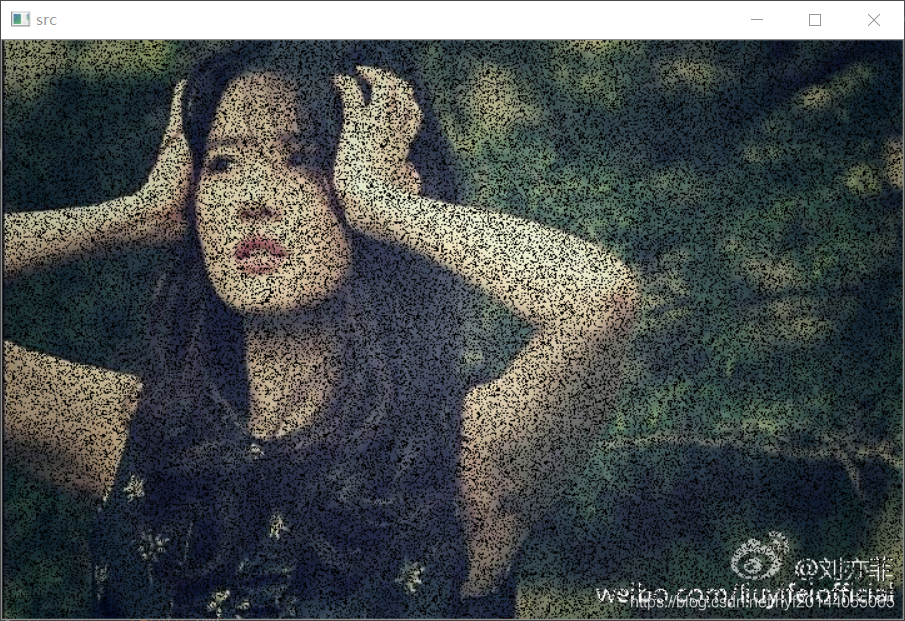
#> input picture CV/resource/img/girlSp.png, 905 x 621 px
$ python '07图像平滑.py'
#> lines starting #> are read from the running program, lines starting #| are printed output that depends on the picture
# -*- coding: utf-8 -*-
"""
Created on Wed Apr  6 21:14:32 2022

@author: xlfms
"""

import numpy as np
import cv2 as cv
import matplotlib.pyplot as plt

girlSp = cv.imread("./resource/img/girlSp.png")
#> girlSp is the input picture: shape (621, 905, 3); mean B, G, R 79.7, 79.8, 74.4
girlGauss = cv.imread("./resource/img/girlGauss.jpg")
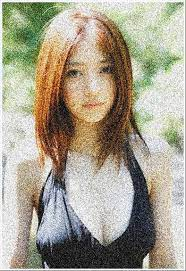
#> input picture CV/resource/img/girlGauss.jpg, 186 x 271 px
#> girlGauss is the input picture: shape (271, 186, 3); mean B, G, R 143, 160.7, 166.8
plt.imshow(girlSp[:, :, ::-1])
plt.imshow(girlGauss[:, :, ::-1])
# 均值滤波
girl1 = cv.blur(girlSp, (11, 11))
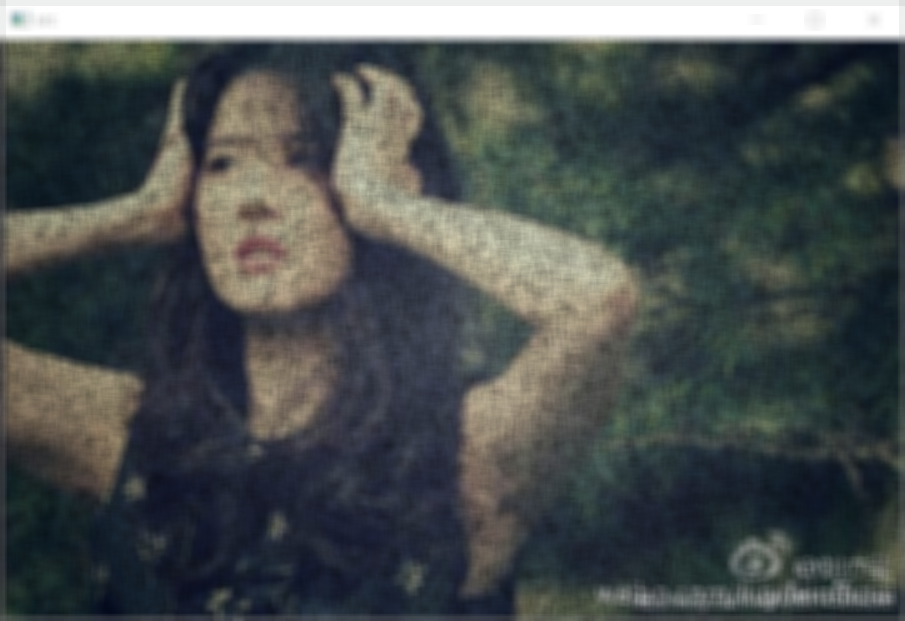
#> girl1: shape (621, 905, 3); mean B, G, R 79.8, 79.9, 74.6
plt.imshow(girl1[:, :, ::-1])

# 高斯滤波
girl2 = cv.GaussianBlur(girlGauss, (3, 3), 1)
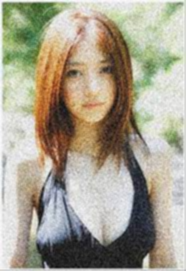
#> girl2: shape (271, 186, 3); mean B, G, R 143.3, 160.9, 167
plt.imshow(girl2[:, :, ::-1])

# 中值滤波
girl3 = cv.medianBlur(girlSp, 15)
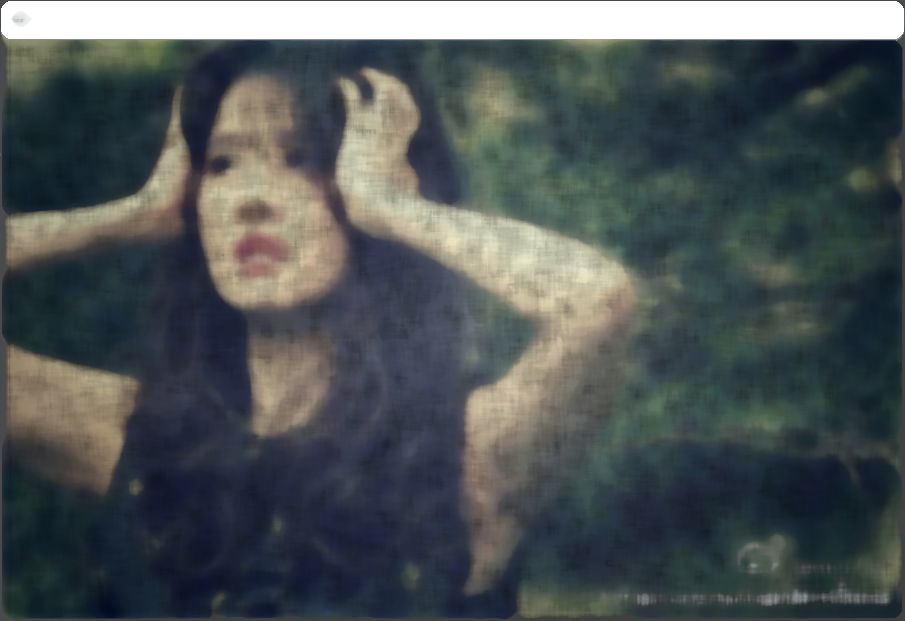
#> girl3: shape (621, 905, 3); mean B, G, R 86.6, 85.6, 79
plt.imshow(girl3[:, :, ::-1])
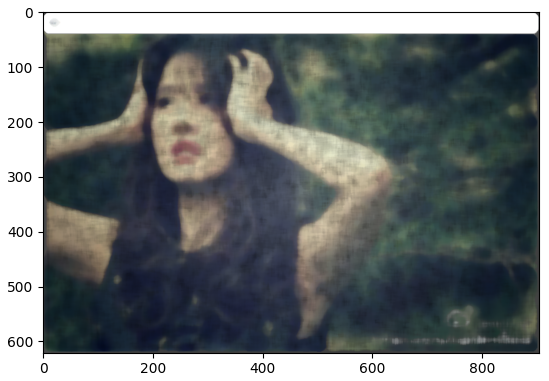
#> figure drawn by matplotlib, 1 panel
